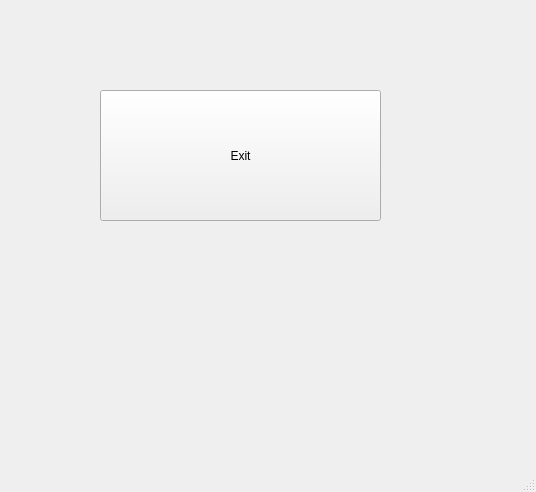
<?xml version="1.0" encoding="UTF-8"?>
<ui version="4.0">
 <class>MainWindow</class>
 <widget class="QMainWindow" name="MainWindow">
  <property name="geometry">
   <rect>
    <x>0</x>
    <y>0</y>
    <width>536</width>
    <height>492</height>
   </rect>
  </property>
  <property name="windowTitle">
   <string>MainWindow</string>
  </property>
  <widget class="QWidget" name="centralwidget">
   <widget class="QPushButton" name="btnExit">
    <property name="geometry">
     <rect>
      <x>100</x>
      <y>90</y>
      <width>281</width>
      <height>131</height>
     </rect>
    </property>
    <property name="text">
     <string>Exit</string>
    </property>
   </widget>
  </widget>
  <widget class="QMenuBar" name="menubar">
   <property name="geometry">
    <rect>
     <x>0</x>
     <y>0</y>
     <width>536</width>
     <height>26</height>
    </rect>
   </property>
  </widget>
  <widget class="QStatusBar" name="statusbar"/>
 </widget>
 <resources/>
 <connections/>
</ui>
